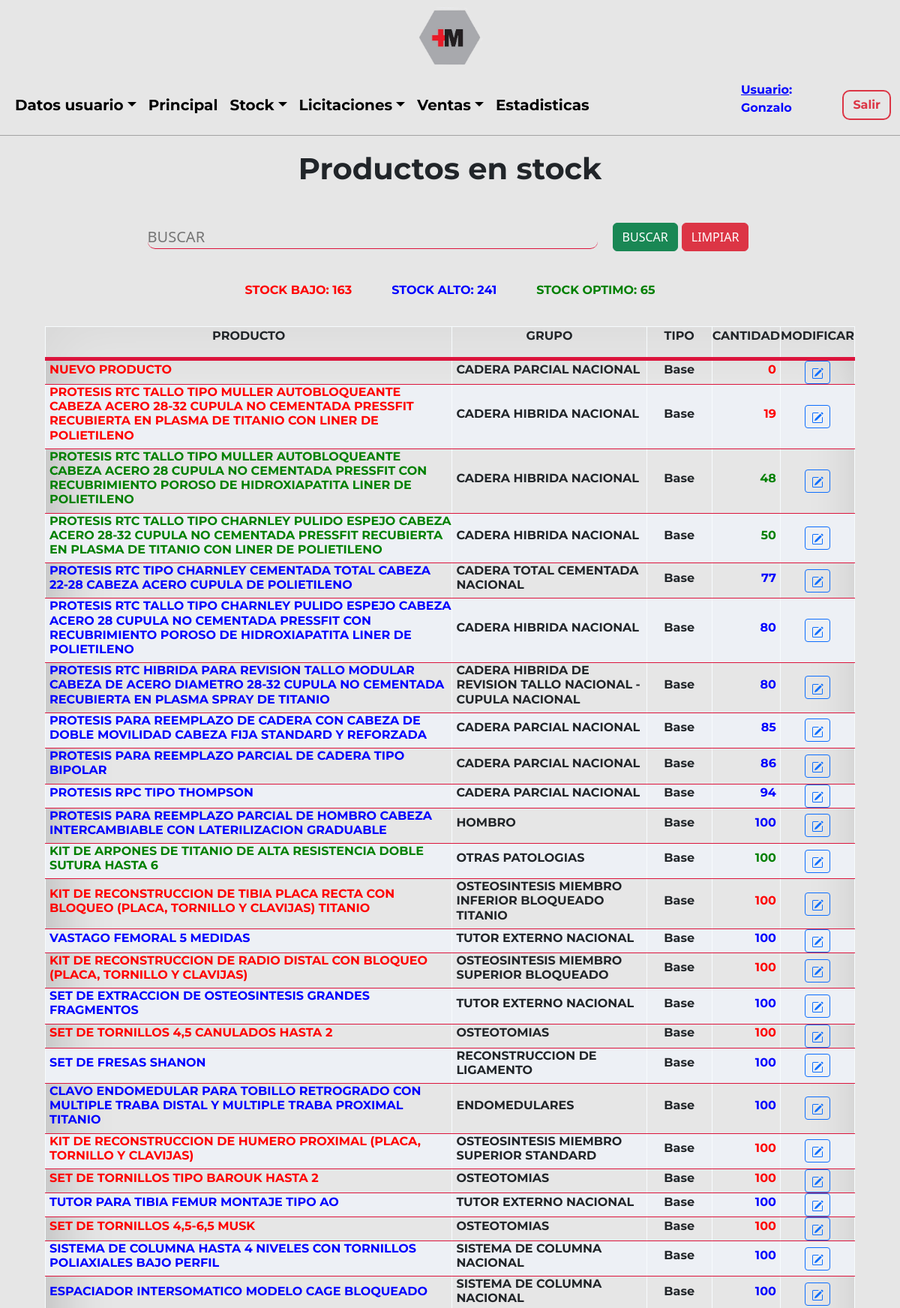
/Sistema/Stock/stock.php?ok (signed in, upper part), run on the app's committed database.
### tables this page shows
CREATE TABLE `usuario` (
  `idUsuario` int(3) NOT NULL,
  `usuario` text NOT NULL,
  `contraseña` varchar(60) NOT NULL,
  `idRol` int(2) NOT NULL,
  `idTipoUsuario` int(10) NOT NULL,
  `nombre` varchar(100) NOT NULL,
  `correo` varchar(100) NOT NULL,
  `direccion` varchar(100) NOT NULL,
  `idEstadoUsuario` int(2) NOT NULL
);

CREATE TABLE `producto` (
  `idProducto` int(5) NOT NULL,
  `producto` varchar(500) NOT NULL,
  `idGrupoProducto` int(5) NOT NULL,
  `idTipoProducto` int(5) NOT NULL,
  `cantidad` int(100) NOT NULL,
  `idEstadoProducto` int(1) NOT NULL,
  `minimo` int(5) NOT NULL,
  `maximo` int(5) NOT NULL
);

CREATE TABLE `grupoproducto` (
  `idGrupoProducto` int(5) NOT NULL,
  `grupoProducto` varchar(200) NOT NULL
);

CREATE TABLE `tipoproducto` (
  `idTipoProducto` int(5) NOT NULL,
  `tipoProducto` varchar(50) NOT NULL
);

### Sistema/Stock/stock.php (the view, shortened to what this page needs)
<?php
include('../../Utils/conexion.php');
$iduser = $_SESSION['usuario'];
$sql = "SELECT idUsuario, usuario, idRol FROM usuario WHERE usuario='$iduser'";
$resultado = $datos_base->query($sql);
$row = $resultado->fetch_assoc();
$nom = $row['usuario'];
$idRol = $row['idRol'];
?>
<!DOCTYPE html>
<html lang="en">
<head>
    <link href="https://cdn.jsdelivr.net/npm/bootstrap@5.2.0-beta1/dist/css/bootstrap.min.css" rel="stylesheet">
    <link rel="stylesheet" type="text/css" href="../../Css/estilos.css"/>
</head>
<body>
    <?php include('../Layouts/stockHeader.php'); ?>
    <main>
        <section class="ini">
            <div class="ini-tit">
                <h1>Productos en stock</h1>
            </div>
            <div class="container">
                <form method="POST" action="./stock.php">
                    <div class="form-grilla">
                        <div class="form-grilla-busc">
                            <input type="text" style="text-transform:uppercase;" name="buscar"  placeholder="Buscar" class="busc">
                        </div>
                        <div class="form-grilla-but">
                            <input class="btn btn-success" type="submit" name="btn2" value="BUSCAR"></input>
                            <input class="btn btn-danger" type="submit" name="btn1" value="LIMPIAR"></input>
                        </div>
                    </div>
                </form>
            </div>
             <?php
                    echo "<table>
                            <thead>
                                <tr>
                                    <th><p>PRODUCTO</p></th>
                                    <th><p>GRUPO</p></th>
                                    <th><p>TIPO</p></th>
                                    <th><p>CANTIDAD</p></th>
                                    <th><p>MODIFICAR</p></th>
                                </tr>
                            </thead>
                        ";
                        if(isset($_POST['btn2']))
                                {
                                    $bajo = 0;
                                    $medio = 0;
                                    $alto = 0;
                                    $doc = $_POST['buscar'];
                                    $consulta=mysqli_query($datos_base, "SELECT p.idProducto, p.producto, g.grupoProducto, t.tipoProducto, p.cantidad, p.minimo, p.maximo
                                    FROM producto p
                                    LEFT JOIN grupoproducto g ON g.idGrupoProducto = p.idGrupoProducto
                                    LEFT JOIN tipoproducto t ON t.idTipoProducto = p.idTipoProducto
                                    WHERE p.producto LIKE '%$doc%' OR g.grupoProducto LIKE '%$doc%' OR t.tipoProducto LIKE '%$doc%' OR p.cantidad LIKE '%$doc%'
                                    ORDER BY t.tipoProducto ASC, p.cantidad ASC");
                                    while($listar = mysqli_fetch_array($consulta))
                                    {
                                        if($listar['cantidad'] >= $listar['minimo'] AND $listar['cantidad'] <= $listar['maximo']){
                                            $color = 'green';
                                            $medio++;
                                        }elseif($listar['cantidad'] < $listar['minimo']){
                                            $color = 'red';
                                            $bajo++;
                                        }elseif($listar['cantidad'] > $listar['minimo']){
                                            $color = 'blue';
                                            $alto++;
                                        }else{
                                            $color = 'black';
                                        }
                                        echo
                                        "
                                            <tr>
                                            <td><h4 style='font-size:16px; text-align:left; margin-left: 5px; color:".$color."'>".$listar['producto']."</h4 ></td>
                                            <td><h4 style='font-size:16px; text-align:left; margin-left: 5px;'>".$listar['grupoProducto']."</h4 ></td>
                                            <td><h4 style='font-size:16px;'>".$listar['tipoProducto']."</h4 ></td>
                                            <td><h4 style='font-size:16px; text-align: right; margin-right: 5px; color:".$color."'>".$listar['cantidad']."</h4 ></td>
                                            <td class='text-center text-nowrap'><a class='btn btn-sm btn-outline-primary' href=./detalleStock.php?no=".$listar['idProducto']." class=mod><svg xmlns='http://www.w3.org/2000/svg' width='16' height='16' fill='currentColor' class='bi bi-pencil-square' viewBox='0 0 16 16'>
                                                <path d='M15.502 1.94a.5.5 0 0 1 0 .706L14.459 3.69l-2-2L13.502.646a.5.5 0 0 1 .707 0l1.293 1.293zm-1.75 2.456-2-2L4.939 9.21a.5.5 0 0 0-.121.196l-.805 2.414a.25.25 0 0 0 .316.316l2.414-.805a.5.5 0 0 0 .196-.12l6.813-6.814z'/>
                                                <path fill-rule='evenodd' d='M1 13.5A1.5 1.5 0 0 0 2.5 15h11a1.5 1.5 0 0 0 1.5-1.5v-6a.5.5 0 0 0-1 0v6a.5.5 0 0 1-.5.5h-11a.5.5 0 0 1-.5-.5v-11a.5.5 0 0 1 .5-.5H9a.5.5 0 0 0 0-1H2.5A1.5 1.5 0 0 0 1 2.5v11z'/>
                                            </svg></a></td>
                                            </tr>
                                        ";
                                    }
                                }
                                else{
                                    $bajo = 0;
                                    $medio = 0;
                                    $alto = 0;
                                    $consulta=mysqli_query($datos_base, "SELECT p.idProducto, p.producto, g.grupoProducto, t.tipoProducto, p.cantidad, p.minimo, p.maximo
                                    FROM producto p
                                    LEFT JOIN grupoproducto g ON g.idGrupoProducto = p.idGrupoProducto
                                    LEFT JOIN tipoproducto t ON t.idTipoProducto = p.idTipoProducto
                                    ORDER BY t.tipoProducto ASC, p.cantidad ASC
                                ");
                                    while($listar = mysqli_fetch_array($consulta))
                                    {
                                        if($listar['cantidad'] >= $listar['minimo'] AND $listar['cantidad'] <= $listar['maximo']){
                                            $color = 'green';
                                            $medio++;
                                        }elseif($listar['cantidad'] < $listar['minimo']){
                                            $color = 'red';
                                            $bajo++;
                                        }elseif($listar['cantidad'] > $listar['minimo']){
                                            $color = 'blue';
                                            $alto++;
                                        }else{
                                            $color = 'black';
                                        }
                                        echo
                                        "
                                            <tr>
                                            <td><h4 style='font-size:16px; text-align:left; margin-left: 5px; color:".$color."'>".$listar['producto']."</h4 ></td>
                                            <td><h4 style='font-size:16px; text-align:left; margin-left: 5px;'>".$listar['grupoProducto']."</h4 ></td>
                                            <td><h4 style='font-size:16px;'>".$listar['tipoProducto']."</h4 ></td>
                                            <td><h4 style='font-size:16px; text-align: right; margin-right: 5px; color:".$color."'>".$listar['cantidad']."</h4 ></td>
                                            <td class='text-center text-nowrap'><a class='btn btn-sm btn-outline-primary' href=./detalleStock.php?no=".$listar['idProducto']." class=mod><svg xmlns='http://www.w3.org/2000/svg' width='16' height='16' fill='currentColor' class='bi bi-pencil-square' viewBox='0 0 16 16'>
                                                <path d='M15.502 1.94a.5.5 0 0 1 0 .706L14.459 3.69l-2-2L13.502.646a.5.5 0 0 1 .707 0l1.293 1.293zm-1.75 2.456-2-2L4.939 9.21a.5.5 0 0 0-.121.196l-.805 2.414a.25.25 0 0 0 .316.316l2.414-.805a.5.5 0 0 0 .196-.12l6.813-6.814z'/>
                                                <path fill-rule='evenodd' d='M1 13.5A1.5 1.5 0 0 0 2.5 15h11a1.5 1.5 0 0 0 1.5-1.5v-6a.5.5 0 0 0-1 0v6a.5.5 0 0 1-.5.5h-11a.5.5 0 0 1-.5-.5v-11a.5.5 0 0 1 .5-.5H9a.5.5 0 0 0 0-1H2.5A1.5 1.5 0 0 0 1 2.5v11z'/>
                                            </svg></a></td>
                                            </tr>
                                        ";
                                    }
                                }
                                echo "<div class=contador>
                                        <div class=contador_pri>
                                            <p style='color: red; font-weight: bold;'>STOCK BAJO: $bajo</p>
                                        </div>
                                        <div class=contador_seg>
                                            <p style='color: blue; font-weight: bold;'>STOCK ALTO: $alto</p>
                                        </div>
                                        <div class=contador_ter>
                                            <p style='color: green; font-weight: bold;'>STOCK OPTIMO: $medio</p>
                                        </div>
                                    </div>
                                </table>";
                                    ?>
        </section>
    </main>
</body>
</html>

### Sistema/Layouts/stockHeader.php (shortened to what this page needs)
    <div class="cont-img">
        <a href="../principal.php" class="imagenb">
            <img src="../../Imagenes/c-titulo.png" alt="logo">
         </a>
    </div>
    <header class="hea-pri">
    <nav class="navbar navbar-expand-lg navbar-light">
        <div class="container-fluid navpri">
            <div class="collapse navbar-collapse" id="navbarNav">
                <ul class="navbar-nav">
                <li class="nav-item dropdown">
                        <a href="#" class="nav-link dropdown-toggle variacion" id="navbarDropdown" role="button" data-bs-toggle="dropdown" aria-expanded="false">Datos usuario</a>
                            <?php
                                $rolgerente = 1;
                                $roladmin = 2;
                                $roldeposito = 3;
                                $rolventas = 4;
                                $rolobra = 5;
                                $rolproveedor = 6;
                            ?>
                    </li>
                    <li class="nav-item">
                        <a href="../principal.php" class="nav-link variacion" aria-current="page">Principal</a>
                    </li>
                    <?php
                        if($idRol == $rolgerente OR $idRol == $roldeposito){
                    ?>
                    <li class="nav-item dropdown">
                        <a href="#" class="nav-link dropdown-toggle variacion" id="navbarDropdown" role="button" data-bs-toggle="dropdown" aria-expanded="false">Stock</a>
                    </li>
                    <?php
                        }
                    ?>
                    <?php
                        if($idRol == $rolgerente OR $idRol == $roladmin OR $idRol == $rolventas OR $idRol == $rolproveedor){
                    ?>
                    <li class="nav-item dropdown">
                        <a href="#" class="nav-link dropdown-toggle variacion" id="navbarDropdown" role="button" data-bs-toggle="dropdown" aria-expanded="false">Licitaciones</a>
                    </li>
                    <?php
                        }
                    ?>
                    <?php
                        if($idRol == $rolgerente OR $idRol == $roladmin OR $idRol == $rolobra){
                    ?>
                    <li class="nav-item dropdown">
                        <a href="#" class="nav-link dropdown-toggle variacion" id="navbarDropdown" role="button" data-bs-toggle="dropdown" aria-expanded="false">Ventas</a>
                    </li>
                    <?php
                        }
                    ?>
                    <?php
                        if($idRol == $rolgerente OR $idRol == $roladmin){
                    ?>
                    <li class="nav-item">
                        <a href="../estadisticas.php" class="nav-link variacion" aria-current="page">Estadisticas</a>
                    </li>
                    <?php
                        }
                    ?>
                </ul>
            </div>
            <div class="not-exit">
                <div class="not-exit-name">
                    <p style='color: blue; font-weight: bold;'><u>Usuario</u>: <?php echo $nom;?></p>
                </div>
               <div class="not-exit-exit">
                   <a href="../../Utils/salir.php">
                       <button class="btn btn-outline-danger" type="submit">Salir</button>
                    </a>
               </div>
            </div>
        </div>
    </nav>
</header>

### data on the page
usuario: usuario "Gonzalo"
producto: producto "NUEVO PRODUCTO", idGrupoProducto.grupoProducto "CADERA PARCIAL NACIONAL", idTipoProducto.tipoProducto "Base", cantidad "0"
producto: producto "PROTESIS RTC TALLO TIPO MULLER AUTOBLOQUEANTE CABEZA ACERO 28-32 CUPULA NO CEMENTADA PRESSFIT RECUBIERTA EN PLASMA DE TITANIO CON LINER DE POLIETILENO", idGrupoProducto.grupoProducto "CADERA HIBRIDA NACIONAL", idTipoProducto.tipoProducto "Base", cantidad "19"
producto: producto "PROTESIS RTC TALLO TIPO MULLER AUTOBLOQUEANTE CABEZA ACERO 28 CUPULA NO CEMENTADA PRESSFIT CON RECUBRIMIENTO POROSO DE HIDROXIAPATITA LINER DE POLIETILENO", idGrupoProducto.grupoProducto "CADERA HIBRIDA NACIONAL", idTipoProducto.tipoProducto "Base", cantidad "48"
producto: producto "PROTESIS RTC TALLO TIPO CHARNLEY PULIDO ESPEJO CABEZA ACERO 28-32 CUPULA NO CEMENTADA PRESSFIT RECUBIERTA EN PLASMA DE TITANIO CON LINER DE POLIETILENO", idGrupoProducto.grupoProducto "CADERA HIBRIDA NACIONAL", idTipoProducto.tipoProducto "Base", cantidad "50"
producto: producto "PROTESIS RTC TIPO CHARNLEY CEMENTADA TOTAL CABEZA 22-28 CABEZA ACERO CUPULA DE POLIETILENO", idGrupoProducto.grupoProducto "CADERA TOTAL CEMENTADA NACIONAL", idTipoProducto.tipoProducto "Base", cantidad "77"
producto: producto "PROTESIS RTC TALLO TIPO CHARNLEY PULIDO ESPEJO CABEZA ACERO 28 CUPULA NO CEMENTADA PRESSFIT CON RECUBRIMIENTO POROSO DE HIDROXIAPATITA LINER DE POLIETILENO", idGrupoProducto.grupoProducto "CADERA HIBRIDA NACIONAL", idTipoProducto.tipoProducto "Base", cantidad "80"
producto: producto "PROTESIS RTC HIBRIDA PARA REVISION TALLO MODULAR CABEZA DE ACERO DIAMETRO 28-32 CUPULA NO CEMENTADA RECUBIERTA EN PLASMA SPRAY DE TITANIO", idGrupoProducto.grupoProducto "CADERA HIBRIDA DE REVISION TALLO NACIONAL - CUPULA NACIONAL", idTipoProducto.tipoProducto "Base", cantidad "80"
producto: producto "PROTESIS PARA REEMPLAZO DE CADERA CON CABEZA DE DOBLE MOVILIDAD CABEZA FIJA STANDARD Y REFORZADA", idGrupoProducto.grupoProducto "CADERA PARCIAL NACIONAL", idTipoProducto.tipoProducto "Base", cantidad "85"
producto: producto "PROTESIS PARA REEMPLAZO PARCIAL DE CADERA TIPO BIPOLAR", idGrupoProducto.grupoProducto "CADERA PARCIAL NACIONAL", idTipoProducto.tipoProducto "Base", cantidad "86"
producto: producto "PROTESIS RPC TIPO THOMPSON", idGrupoProducto.grupoProducto "CADERA PARCIAL NACIONAL", idTipoProducto.tipoProducto "Base", cantidad "94"
producto: producto "PROTESIS PARA REEMPLAZO PARCIAL DE HOMBRO CABEZA INTERCAMBIABLE CON LATERILIZACION GRADUABLE", idGrupoProducto.grupoProducto "HOMBRO", idTipoProducto.tipoProducto "Base", cantidad "100"
producto: producto "KIT DE ARPONES DE TITANIO DE ALTA RESISTENCIA DOBLE SUTURA HASTA 6", idGrupoProducto.grupoProducto "OTRAS PATOLOGIAS", idTipoProducto.tipoProducto "Base", cantidad "100"
producto: producto "KIT DE RECONSTRUCCION DE TIBIA PLACA RECTA CON BLOQUEO (PLACA, TORNILLO Y CLAVIJAS) TITANIO", idGrupoProducto.grupoProducto "OSTEOSINTESIS MIEMBRO INFERIOR BLOQUEADO TITANIO", idTipoProducto.tipoProducto "Base", cantidad "100"
producto: producto "VASTAGO FEMORAL 5 MEDIDAS", idGrupoProducto.grupoProducto "TUTOR EXTERNO NACIONAL", idTipoProducto.tipoProducto "Base", cantidad "100"
producto: producto "KIT DE RECONSTRUCCION DE RADIO DISTAL CON BLOQUEO (PLACA, TORNILLO Y CLAVIJAS)", idGrupoProducto.grupoProducto "OSTEOSINTESIS MIEMBRO SUPERIOR BLOQUEADO", idTipoProducto.tipoProducto "Base", cantidad "100"
producto: producto "SET DE EXTRACCION DE OSTEOSINTESIS GRANDES FRAGMENTOS", idGrupoProducto.grupoProducto "TUTOR EXTERNO NACIONAL", idTipoProducto.tipoProducto "Base", cantidad "100"
producto: producto "SET DE TORNILLOS 4,5 CANULADOS HASTA 2", idGrupoProducto.grupoProducto "OSTEOTOMIAS", idTipoProducto.tipoProducto "Base", cantidad "100"
producto: producto "SET DE FRESAS SHANON", idGrupoProducto.grupoProducto "RECONSTRUCCION DE LIGAMENTO", idTipoProducto.tipoProducto "Base", cantidad "100"
producto: producto "CLAVO ENDOMEDULAR PARA TOBILLO RETROGRADO CON MULTIPLE TRABA DISTAL Y MULTIPLE TRABA PROXIMAL TITANIO", idGrupoProducto.grupoProducto "ENDOMEDULARES", idTipoProducto.tipoProducto "Base", cantidad "100"
producto: producto "KIT DE RECONSTRUCCION DE HUMERO PROXIMAL (PLACA, TORNILLO Y CLAVIJAS)", idGrupoProducto.grupoProducto "OSTEOSINTESIS MIEMBRO SUPERIOR STANDARD", idTipoProducto.tipoProducto "Base", cantidad "100"
producto: producto "SET DE TORNILLOS TIPO BAROUK HASTA 2", idGrupoProducto.grupoProducto "OSTEOTOMIAS", idTipoProducto.tipoProducto "Base", cantidad "100"
producto: producto "TUTOR PARA TIBIA FEMUR MONTAJE TIPO AO", idGrupoProducto.grupoProducto "TUTOR EXTERNO NACIONAL", idTipoProducto.tipoProducto "Base", cantidad "100"
producto: producto "SET DE TORNILLOS 4,5-6,5 MUSK", idGrupoProducto.grupoProducto "OSTEOTOMIAS", idTipoProducto.tipoProducto "Base", cantidad "100"
producto: producto "SISTEMA DE COLUMNA HASTA 4 NIVELES CON TORNILLOS POLIAXIALES BAJO PERFIL", idGrupoProducto.grupoProducto "SISTEMA DE COLUMNA NACIONAL", idTipoProducto.tipoProducto "Base", cantidad "100"
producto: producto "ESPACIADOR INTERSOMATICO MODELO CAGE BLOQUEADO", idGrupoProducto.grupoProducto "SISTEMA DE COLUMNA NACIONAL", idTipoProducto.tipoProducto "Base", cantidad "100"

### other printed values
$bajo "163"
$alto "241"
$medio "65"
